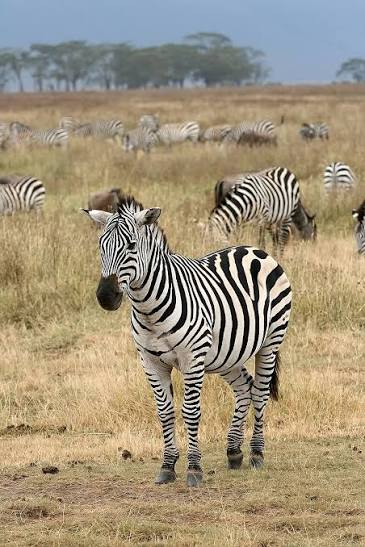
#> input picture imagenes/zebradios.jpg, 365 x 547 px, found by its file name
$ python p8_gaussiano_0117.py
#> lines starting #> are read from the running program, lines starting #| are printed output that depends on the picture
#Matias Lopez 0117
import cv2

# Cargar la imagen
imagen = cv2.imread("imagenes/zebradios.jpg")
#> imagen is the input picture: shape (547, 365, 3); mean B, G, R 124.1, 147.8, 160.7

imagen = cv2.imread("imagenes/zebradios.jpg")

if imagen is None:
    print("ERROR: No encuentro zebradios.jpg")
    print("Revisa que esté en la carpeta imagenes")
    exit()
else:
    print("Imagen cargada correctamente")

# Aplicar filtro de mediana
imagen_filtrada = cv2.medianBlur(
    imagen,
    5
)
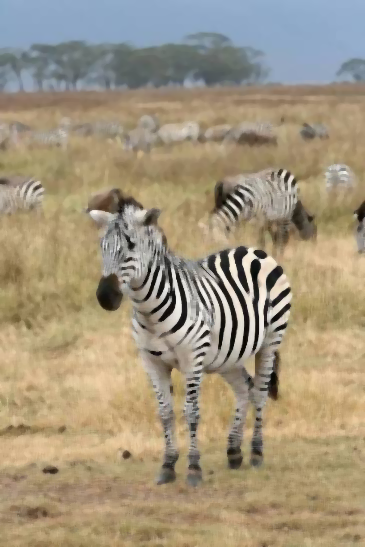
#> imagen_filtrada: shape (547, 365, 3); mean B, G, R 125.2, 149.1, 162.1

# Mostrar imágenes
cv2.imshow("Imagen original", imagen)
cv2.imshow("Imagen con filtro de mediana", imagen_filtrada)

# Guardar resultado
cv2.imwrite(
    "../resultados/zebradios_mediana.jpg",
    imagen_filtrada
)

print("Filtro de mediana aplicado correctamente.")
print("Resultado guardado en:")
print("../resultados/zebradios_mediana.jpg")

# Esperar una tecla
cv2.waitKey(0)

# Cerrar ventanas
cv2.destroyAllWindows()
print("Matias Lopez NC 0117")
